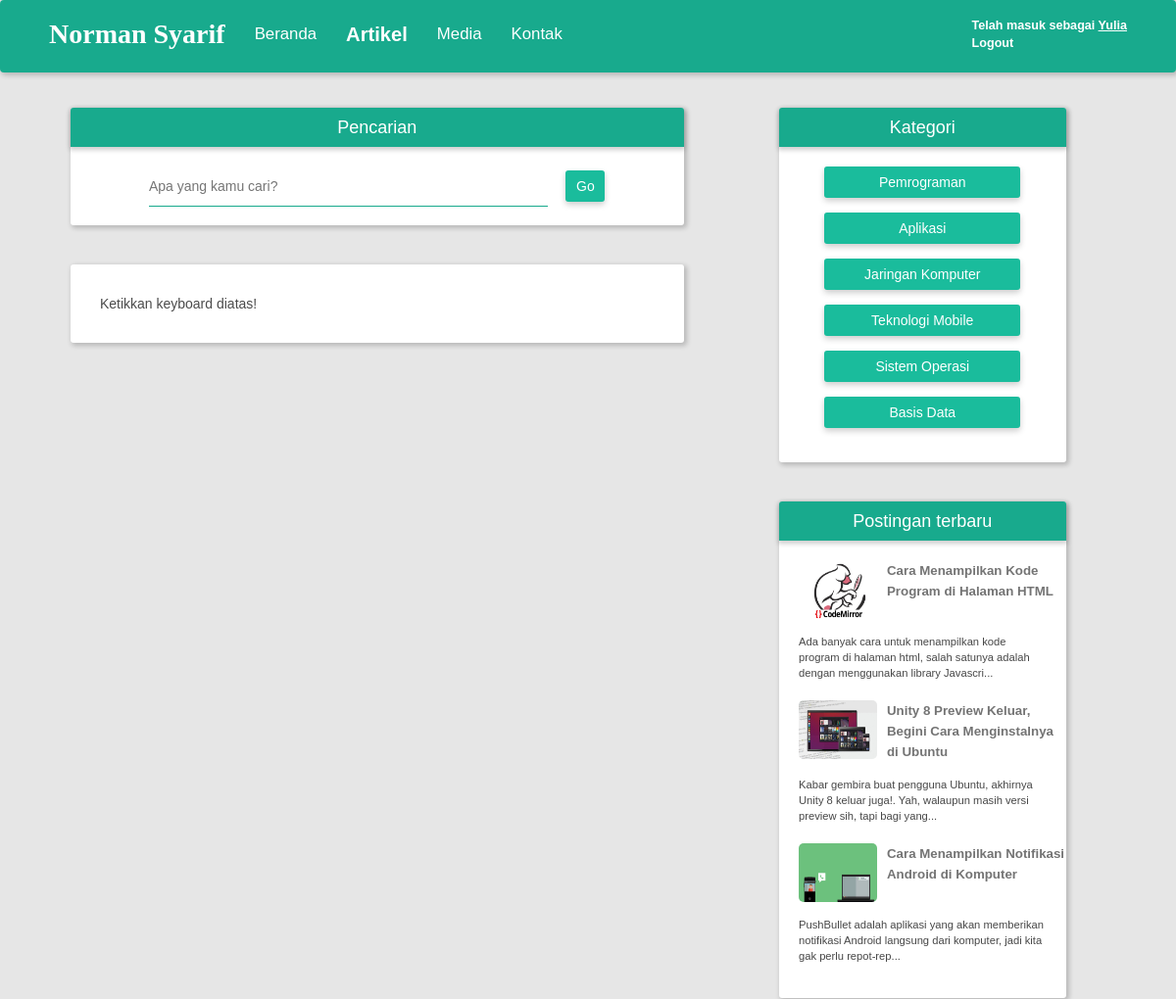
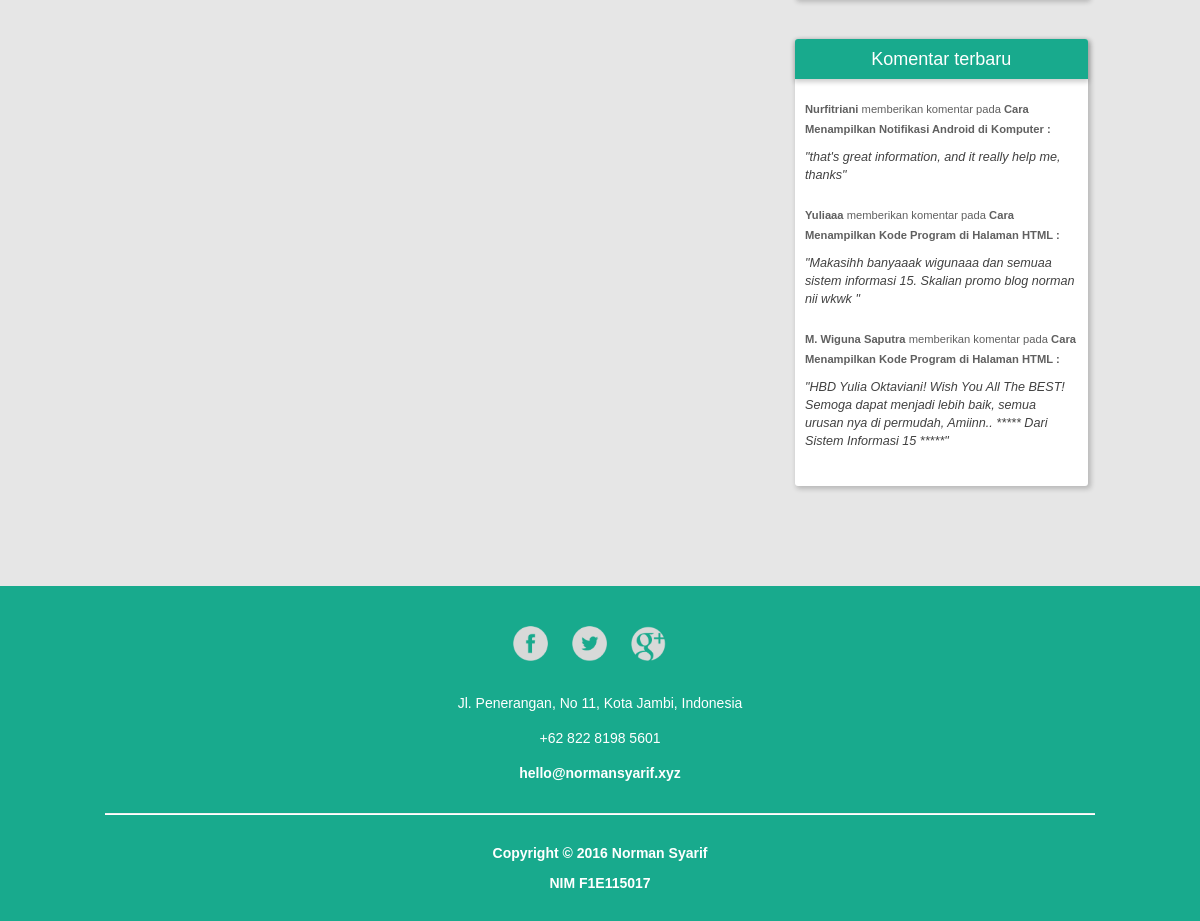
/artikel/search.php (signed in), run on the app's committed database (2 pictures, top to bottom).
### tables this page shows
CREATE TABLE `post` (
  `id` int(11) NOT NULL,
  `title` varchar(100) NOT NULL,
  `description` varchar(500) NOT NULL,
  `category` varchar(20) NOT NULL,
  `date` date NOT NULL,
  `tags` varchar(200) NOT NULL,
  `comment_id` varchar(10) NOT NULL,
  `path` varchar(50) NOT NULL
);

CREATE TABLE `comment` (
  `id` int(11) NOT NULL,
  `name` varchar(50) NOT NULL,
  `email` varchar(50) NOT NULL,
  `date` datetime NOT NULL,
  `content` varchar(500) NOT NULL,
  `post_id` int(11) NOT NULL
);

### artikel/search.php (the view, shortened to what this page needs)
<?php
include 'include/connect.php';
$post_sb = $mysqli->query("SELECT * FROM post ORDER BY date DESC LIMIT 3");
$comment_sb = $mysqli->query("SELECT * FROM post INNER JOIN comment ON post.id=comment.post_id ORDER BY comment.date DESC LIMIT 3");
?>
<!DOCTYPE html>
<html>
<head>
	<link rel="stylesheet" type="text/css" href="../assets/bs.css">
	<link rel="stylesheet" type="text/css" href="../assets/style.css">
</head>
<body id="body">
	<nav style="position: fixed" class="navbar navbar-default shadow" id="blog-navbar">
		<div class="container-fluid wrapper">
			<div class="navbar-header" id="blog-header">
				<a class="navbar-brand" href="http://normansyarif.xyz">Norman Syarif</a>
			</div>
			<div class="collapse navbar-collapse" id="myNavbar">
				<ul class="nav navbar-nav" id="navnav">
					<li><a href="../">Beranda</a></li>
					<li><a href="index.php"><span class="besar-sedikit">Artikel</span></a></li>
					<li><a href="../galeri">Media</a></li>
					<li><a href="../kontak">Kontak</a></li>
				</ul>
				<ul class="nav navbar-nav navbar-right login" id="login-biasa-white">
					<?php
					if(!isset($_SESSION['username'])) {
						echo "<p>Halaman admin,<br><a href='halaman_admin/login.php'>silahkan login</a></p>";
					}else{
						echo "<p>Telah masuk sebagai <u><a href='halaman_admin/admin.php'>".$_SESSION['username']."</a></u>
						<br><a href='halaman_admin/proses_logout.php'>Logout</a></p>";
					}
					?>
				</ul>
			</div>
		</div>
	</nav>
	<div class="container" style="padding-top: 70px">
		<div class="row">
			<div class="container col-md-7">
				<div class="row">
					<div class="container col-md-11 col-xs-10 col-md-offset-1 col-xs-offset-1">
						<div class="row">
							<form action="search.php" id="searchbox" method="post" class="side-box">
								<h4 class="side-title">Pencarian</h4>
								<div class="foo" style="text-align: center">
									<input class="input search-input" name="s" placeholder="Apa yang kamu cari?" type="text">
									<button type="submit" id="search-btn" class="button" type="submit" name="search">Go</button>
								</div>
							</form>
							<div class="ar-box">
								<div id="article-wrapper">
									<?php include 'process_search.php';?>
								</div>
							</div>
						</div>
					</div>
				</div>
			</div>
			<div class="container col-md-3 col-xs-10 col-md-offset-1 col-xs-offset-1">
				<div class="row">
					<div id="cat" class="side-box">
						<h4 class="side-title">Kategori</h4>
						<a href="index.php?programming"><button class="button center-block">Pemrograman</button></a>
						<a href="index.php?application"><button class="button center-block">Aplikasi</button></a>
						<a href="index.php?networking"><button class="button center-block">Jaringan Komputer</button></a>
						<a href="index.php?mobile"><button class="button center-block">Teknologi Mobile</button></a>
						<a href="index.php?os"><button class="button center-block">Sistem Operasi</button></a>
						<a href="index.php?database"><button class="button center-block">Basis Data</button></a>
					</div>
					<div id="side-rec-post" class="side-box">
						<h4 class="side-title">Postingan terbaru</h4>
						<?php
						if($post_sb->num_rows > 0) {
							while($row=$post_sb->fetch_assoc()) {
								echo "
								<img class='sb-rec-img' src='post/".$row['path']."/pic.jpg'>
								<a href='post/".$row['path']."' class='sb-rec-title'>".substr($row['title'],0, 60)."</a>
								<div class='clear'></div>
								<p class='sb-rec-text'>".substr($row['description'],0, 120)."...</p>
								";
							}
						}
						?>
					</div>
					<div id="side-rec-comment" class="side-box">
						<h4 class="side-title">Komentar terbaru</h4>
						<?php
						if($comment_sb->num_rows > 0) {
							while($row = $comment_sb->fetch_assoc()) {
								echo "
								<p class='sb-rec-comment-info'>".$row['name']." <span class='sb-rec-comment-on'>memberikan komentar pada </span><a href='post/".$row['path']."'>".$row['title']."</a> : </p>
								<p class='sb-rec-comment-content'>\"".$row['content']."\"";
								}
							}
							?>
						</div>
					</div>
				</div>
			</div></div>
			<div id="blog-footer">
				<?php include '../assets/footer.php' ?>
			</div>
		</body>
		</html>

### data on the page
post: path (picture), title "Cara Menampilkan Kode Program di Halaman HTML", description "Ada banyak cara untuk menampilkan kode program di halaman html, salah satunya adalah dengan menggunakan library Javascri", comment.name "Yuliaaa", comment.content "Makasihh banyaaak wigunaaa dan semuaa sistem informasi 15. Skalian promo blog norman nii wkwk", comment.name "M. Wiguna Saputra", comment.content "HBD Yulia Oktaviani! Wish You All The BEST! Semoga dapat menjadi lebih baik, semua urusan nya di permudah, Amiinn.. ***** Dari Sistem Informasi 15 *****"
post: path (picture), title "Unity 8 Preview Keluar, Begini Cara Menginstalnya di Ubuntu", description "Kabar gembira buat pengguna Ubuntu, akhirnya Unity 8 keluar juga!. Yah, walaupun masih versi preview sih, tapi bagi yang"
post: path (picture), title "Cara Menampilkan Notifikasi Android di Komputer", description "PushBullet adalah aplikasi yang akan memberikan notifikasi Android langsung dari komputer, jadi kita gak perlu repot-rep", comment.name "Nurfitriani", comment.content "that's great information, and it really help me, thanks"

### other printed values
$_SESSION['username'] "Yulia"
